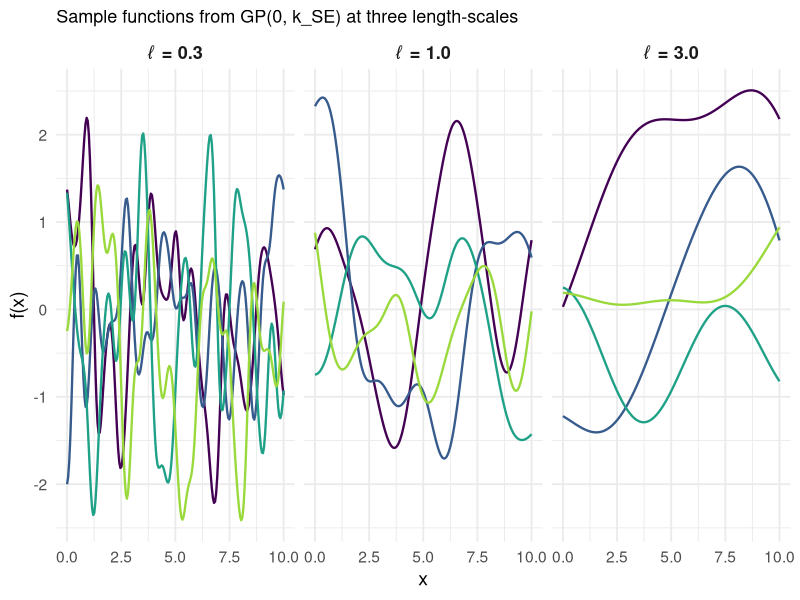
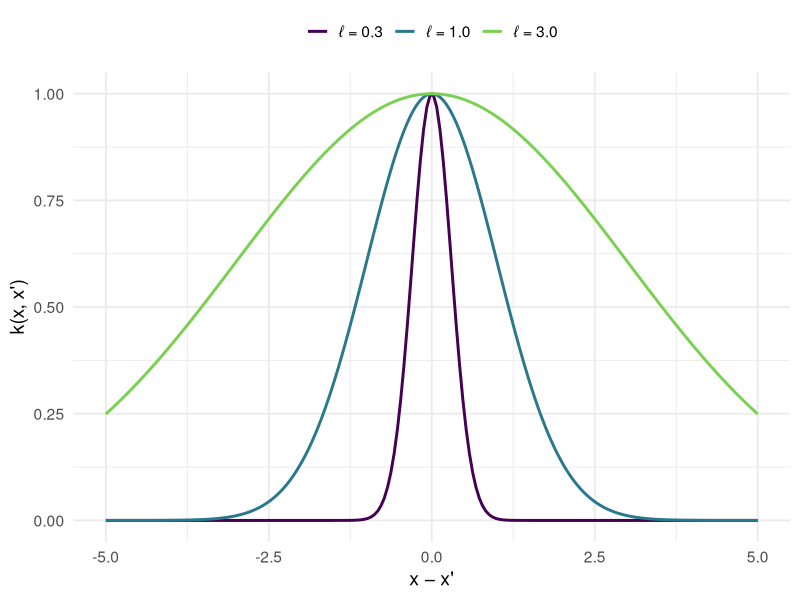
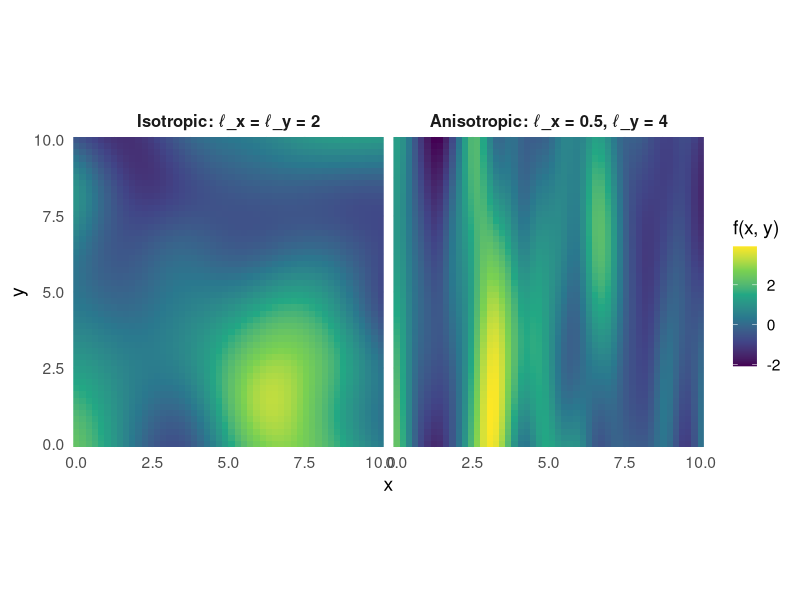
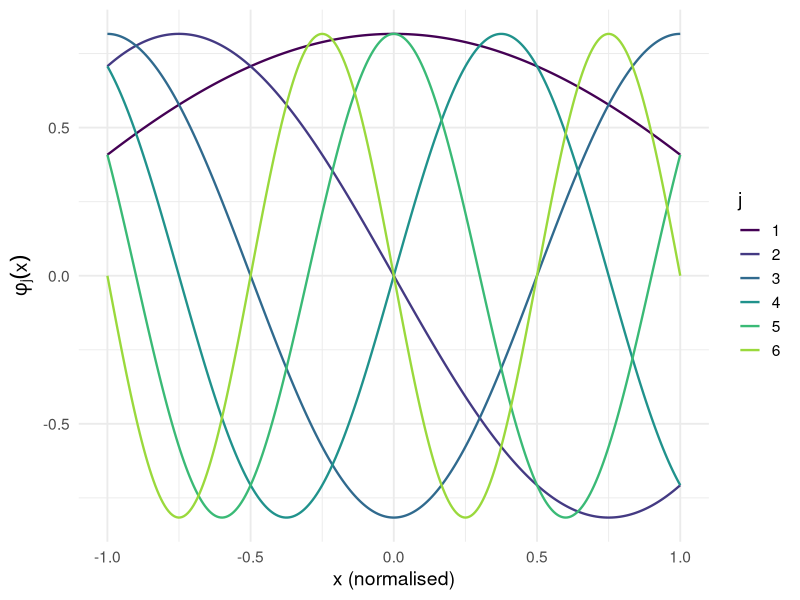

Source code (R) for these figures, in order:
## ---- chunk 1
knitr::opts_chunk$set(
  echo      = FALSE,
  message   = FALSE,
  warning   = FALSE,
  fig.align = "center",
  dpi       = 110
)
suppressPackageStartupMessages({
  library(ggplot2)
  library(MASS)
  library(patchwork)
  library(viridis)
  library(tibble)
  library(dplyr)
  library(tidyr)
})
theme_set(theme_minimal(base_size = 14))
set.seed(42)
## ---- chunk 2
#| fig-width: 9
#| fig-height: 4

# SE kernel
se_kernel <- function(x1, x2, sigma = 1, ell = 1) {
  sigma^2 * exp(-0.5 * outer(x1, x2, "-")^2 / ell^2)
}

x_grid <- seq(0, 10, length.out = 200)
n_samples <- 4

draw_samples <- function(ell, sigma = 1) {
  K <- se_kernel(x_grid, x_grid, sigma = sigma, ell = ell) +
       diag(1e-8, length(x_grid))
  L <- chol(K)
  samples <- t(L) %*% matrix(rnorm(length(x_grid) * n_samples),
                             nrow = length(x_grid))
  as_tibble(samples, .name_repair = ~paste0("draw", seq_along(.))) |>
    mutate(x = x_grid) |>
    pivot_longer(-x, names_to = "draw", values_to = "f")
}

ell_values <- c(0.3, 1, 3)
plot_data <- bind_rows(lapply(ell_values, function(ell) {
  draw_samples(ell) |> mutate(ell = sprintf("ℓ = %.1f", ell))
})) |> mutate(ell = factor(ell, levels = sprintf("ℓ = %.1f", ell_values)))

ggplot(plot_data, aes(x = x, y = f, colour = draw)) +
  geom_line(linewidth = 0.8) +
  facet_wrap(~ ell) +
  scale_colour_viridis_d(option = "D", end = 0.85, guide = "none") +
  labs(title = "Sample functions from GP(0, k_SE) at three length-scales",
       x = "x", y = "f(x)") +
  theme(strip.text = element_text(size = 13, face = "bold"),
        plot.title = element_text(size = 13))
## ---- chunk 3
#| fig-width: 9
#| fig-height: 2.8

x1 <- 0
xs <- seq(-5, 5, length.out = 200)
kdf <- bind_rows(
  tibble(d = xs, k = se_kernel(x1, xs, sigma = 1, ell = 0.3)[1, ],
         ell_lab = "ℓ = 0.3"),
  tibble(d = xs, k = se_kernel(x1, xs, sigma = 1, ell = 1.0)[1, ],
         ell_lab = "ℓ = 1.0"),
  tibble(d = xs, k = se_kernel(x1, xs, sigma = 1, ell = 3.0)[1, ],
         ell_lab = "ℓ = 3.0")
) |> mutate(ell_lab = factor(ell_lab,
                             levels = c("ℓ = 0.3", "ℓ = 1.0", "ℓ = 3.0")))

ggplot(kdf, aes(x = d, y = k, colour = ell_lab)) +
  geom_line(linewidth = 1.0) +
  scale_colour_viridis_d(option = "D", end = 0.8, name = NULL) +
  labs(x = "x − x'", y = "k(x, x')") +
  theme(legend.position = "top")
## ---- chunk 4
#| fig-width: 9
#| fig-height: 3.4
#| fig-cap: "Single sample from a 2-D GP prior. Same random seed; different length-scales."

draw_2d_field <- function(lx, ly, n_grid = 50) {
  grid <- expand.grid(x = seq(0, 10, length.out = n_grid),
                      y = seq(0, 10, length.out = n_grid))
  d2 <- outer(grid$x, grid$x, "-")^2 / lx^2 +
        outer(grid$y, grid$y, "-")^2 / ly^2
  K <- exp(-0.5 * d2) + diag(1e-8, nrow(d2))
  L <- chol(K)
  f <- as.numeric(t(L) %*% rnorm(nrow(grid)))
  grid |> mutate(f = f)
}

set.seed(7)
df_iso <- draw_2d_field(2, 2) |> mutate(panel = "Isotropic: ℓ_x = ℓ_y = 2")
set.seed(7)
df_aniso <- draw_2d_field(0.5, 4) |> mutate(panel = "Anisotropic: ℓ_x = 0.5, ℓ_y = 4")
df_2d <- bind_rows(df_iso, df_aniso) |>
  mutate(panel = factor(panel, levels = c("Isotropic: ℓ_x = ℓ_y = 2",
                                          "Anisotropic: ℓ_x = 0.5, ℓ_y = 4")))

ggplot(df_2d, aes(x = x, y = y, fill = f)) +
  geom_raster() +
  facet_wrap(~ panel) +
  scale_fill_viridis_c(option = "viridis", name = "f(x, y)") +
  coord_equal(expand = FALSE) +
  labs(x = "x", y = "y") +
  theme(strip.text = element_text(size = 12, face = "bold"))
## ---- chunk 5
#| fig-width: 9
#| fig-height: 2.6
#| fig-cap: "First six 1-D HSGP basis functions on [-L, L] with L = 1.5."

L <- 1.5
x_grid <- seq(-1, 1, length.out = 300)
phi_1d <- function(L, j, x) (1/sqrt(L)) * sin(j * pi * (x + L) / (2 * L))

phi_df <- bind_rows(lapply(1:6, function(j) {
  tibble(x = x_grid, phi = phi_1d(L, j, x_grid),
         j = factor(j, levels = 1:6))
}))

ggplot(phi_df, aes(x = x, y = phi, colour = j)) +
  geom_line(linewidth = 0.8) +
  scale_colour_viridis_d(option = "D", end = 0.85, name = "j") +
  labs(x = "x (normalised)", y = expression(phi[j](x))) +
  theme(plot.title = element_text(size = 13))
